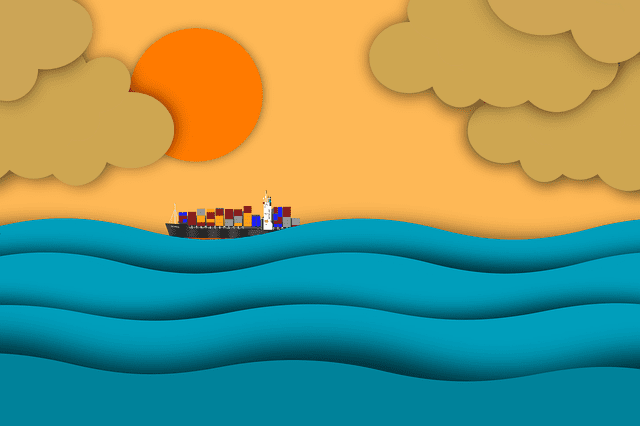
#> input picture resources/test2.png, 640 x 426 px
$ python 17_joining_images.py
#> lines starting #> are read from the running program, lines starting #| are printed output that depends on the picture
import cv2
import numpy as np

img = cv2.imread("resources/test2.png")
#> img is the input picture: shape (426, 640, 3); mean B, G, R 113.5, 150.1, 120.6

# stacking same image
# horizontal stack
horizontal_stack = np.hstack((img, img))
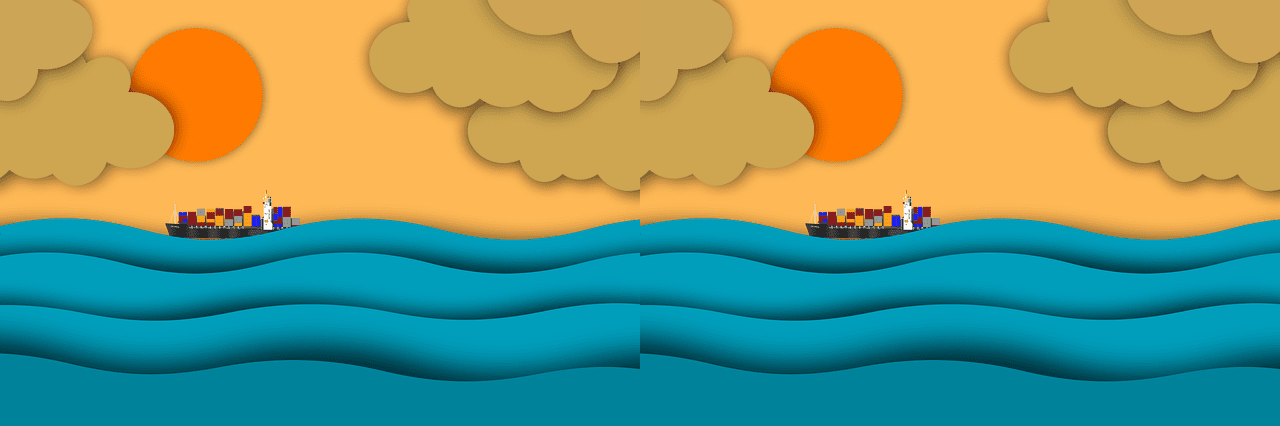
#> horizontal_stack: shape (426, 1280, 3); mean B, G, R 113.5, 150.1, 120.6
# vertical stack
vertical_stack = np.vstack((img, img))
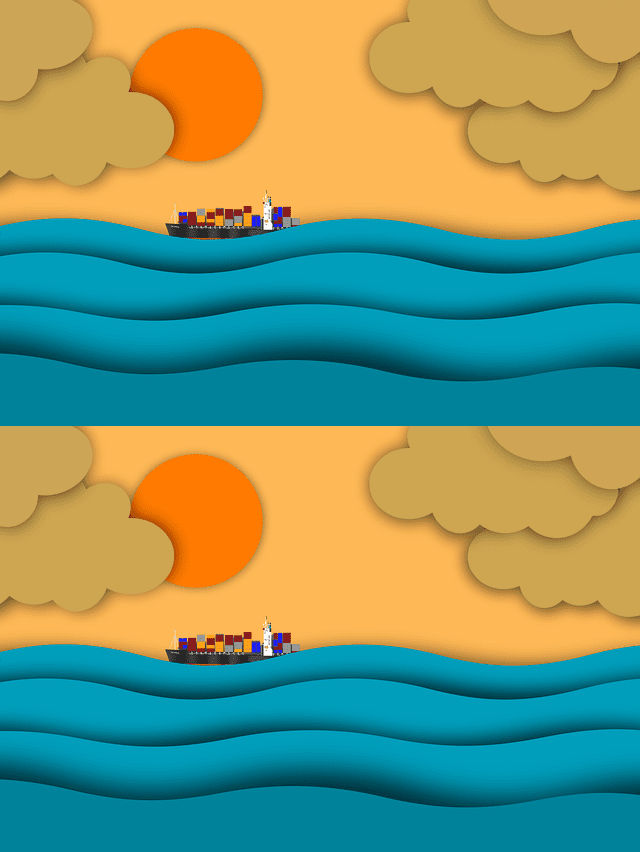
#> vertical_stack: shape (852, 640, 3); mean B, G, R 113.5, 150.1, 120.6

# cv2.imshow("image", img)
# cv2.imshow("hor_image", horizontal_stack)
cv2.imshow("vertical_stack", vertical_stack)
cv2.waitKey(0)
cv2.destroyAllWindows()

# Considerations:
# Image Dimensions: Ensure that the images have the same dimensions along the axis of stacking. Use cv2.resize to adjust the size if needed.
# Data Types: Ensure that all images have the same data type and color channels.
# Aspect Ratio: When resizing images, maintain the aspect ratio to avoid distortion.

$ run again, with resources/qamar.png copied over resources/test2.png
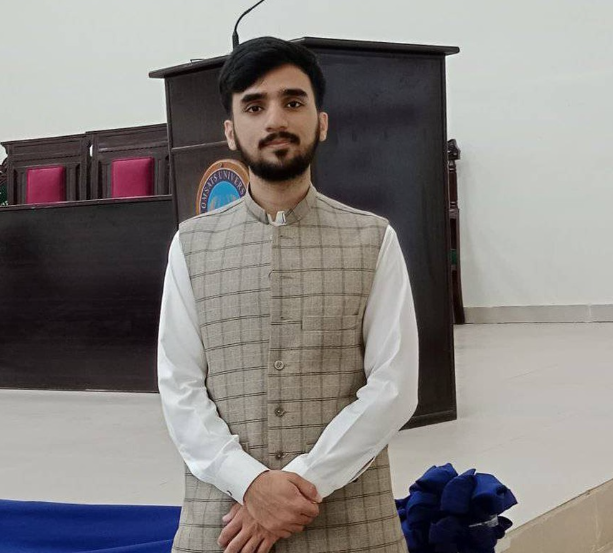
#> input picture resources/qamar.png, 613 x 553 px
#> img is the input picture: shape (553, 613, 3); mean B, G, R 128.3, 130.1, 134.1
#> `horizontal_stack = np.hstack((img, img))`:
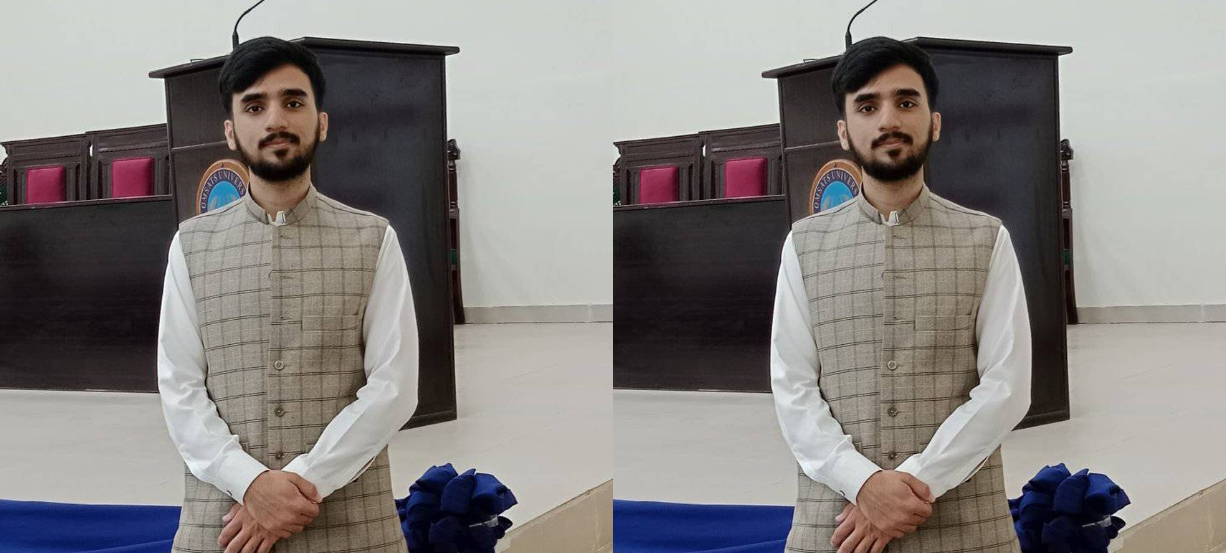
#> horizontal_stack: shape (553, 1226, 3); mean B, G, R 128.3, 130.1, 134.1
#> `vertical_stack = np.vstack((img, img))`:
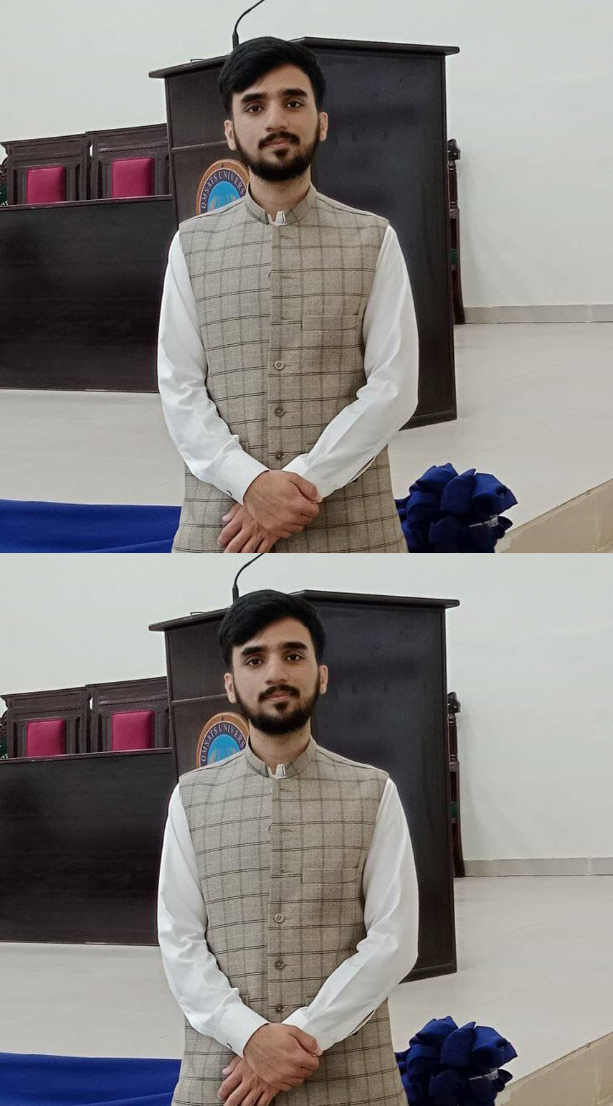
#> vertical_stack: shape (1106, 613, 3); mean B, G, R 128.3, 130.1, 134.1
